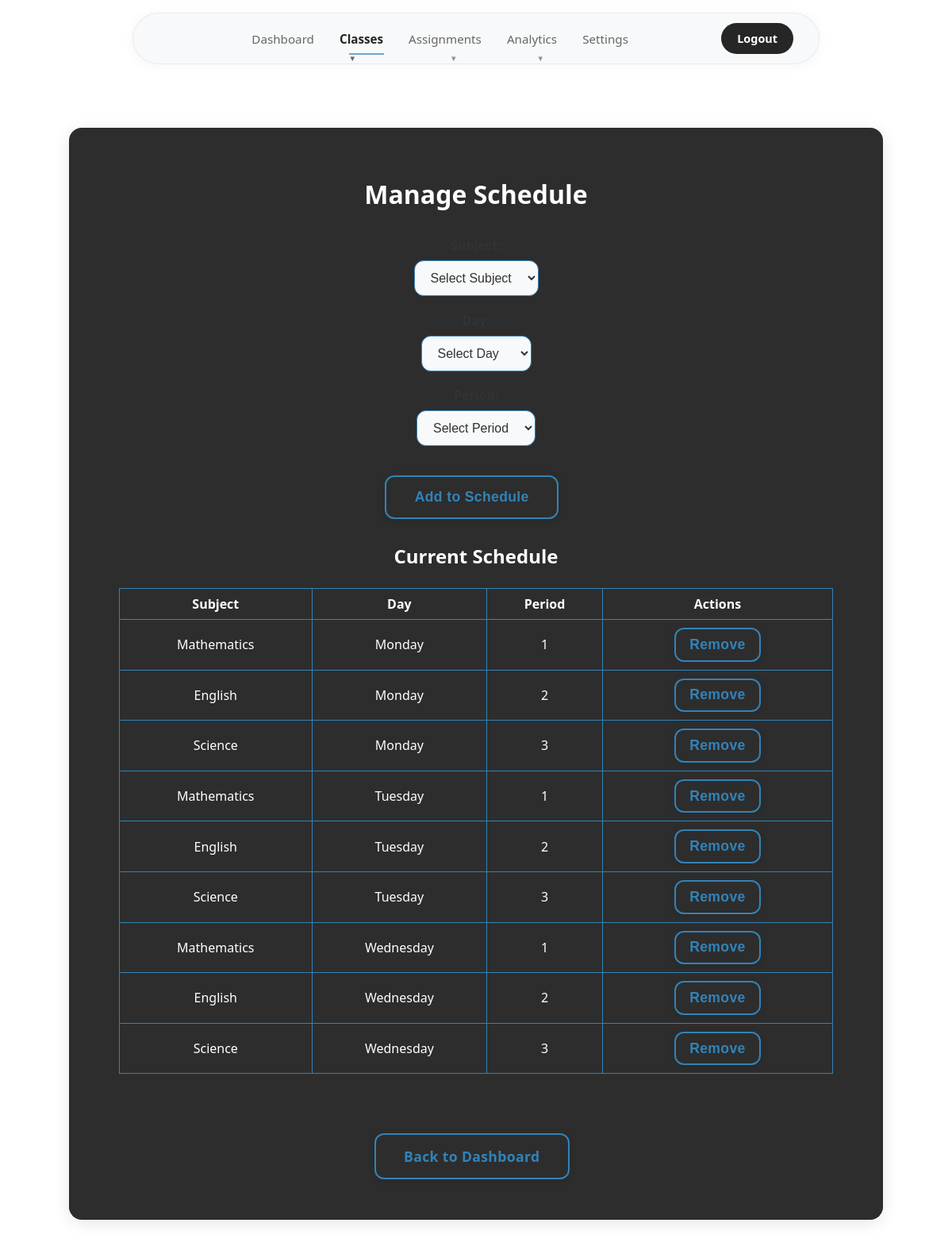
The page /manage_schedule (signed in) on the database its author committed.
### tables this page shows
CREATE TABLE schedule (
    subject_id INTEGER,
    day TEXT,
    period INTEGER,
    week_type TEXT DEFAULT 'both', -- 'A', 'B', or 'both' for alternating weeks
    PRIMARY KEY (subject_id, day, period, week_type)
);

CREATE TABLE subjects (
    id INTEGER PRIMARY KEY,
    name TEXT,
    teacher_id INTEGER REFERENCES users(id),
    teacher_name TEXT
);

### app.py (the view, shortened to what this page needs)
@app.route('/manage_schedule', methods=['GET', 'POST'])
def manage_schedule():
    if not (is_admin() or is_teacher()):
        return redirect(url_for('login'))
    user_id = session['user_id']
    conn = get_db()
    cur = conn.cursor()
    cur.execute('''CREATE TABLE IF NOT EXISTS schedule (
        id INTEGER PRIMARY KEY,
        user_id INTEGER,
        subject_id INTEGER,
        day TEXT,
        period INTEGER,
        FOREIGN KEY (user_id) REFERENCES users(id),
        FOREIGN KEY (subject_id) REFERENCES subjects(id)
    )''')
    conn.commit()
    cur.execute('''SELECT id, name FROM subjects WHERE teacher_id = ?''', (user_id,))
    subjects = cur.fetchall()
    cur.execute('''SELECT schedule.*, subjects.name as subject_name
                   FROM schedule
                   JOIN subjects ON schedule.subject_id = subjects.id
                   WHERE subjects.teacher_id = ?
                   ORDER BY
                     CASE schedule.day
                       WHEN 'Monday' THEN 1
                       WHEN 'Tuesday' THEN 2
                       WHEN 'Wednesday' THEN 3
                       WHEN 'Thursday' THEN 4
                       WHEN 'Friday' THEN 5
                     END,
                     schedule.period''', (user_id,))
    schedule = cur.fetchall()
    return render_template('manage_schedule.html',
                         subjects=subjects,
                         schedule=schedule,
                         days=['Monday', 'Tuesday', 'Wednesday', 'Thursday', 'Friday'],
                         periods=range(1, 9))

### app.py (called while the page is built)
def get_db():
    conn = sqlite3.connect(DATABASE)
    conn.row_factory = sqlite3.Row
    return conn

def is_admin():
    return session.get('role') == 'admin'

def is_teacher():
    return session.get('role') == 'teacher'

### templates/manage_schedule.html (shortened to what this page needs)
<!DOCTYPE html>
<html>
<head>
    <link rel="stylesheet" href="/static/styles.css">
</head>
<body>
    <div class="navbar">
        <div class="navbar-container">
            <div class="navbar-links">
                <a href="/teacher_dashboard" class="nav-link">Dashboard</a>
                <div class="dropdown">
                    <a href="#" class="nav-link dropdown-trigger active">Classes</a>
                </div>
                <div class="dropdown">
                    <a href="#" class="nav-link dropdown-trigger">Assignments</a>
                </div>
                <div class="dropdown">
                    <a href="#" class="nav-link dropdown-trigger">Analytics</a>
                </div>
                <a href="/teacher_settings" class="nav-link">Settings</a>
            </div>
            <div class="navbar-actions">
                <a href="/logout" class="nav-btn">Logout</a>
            </div>
        </div>
    </div>
    <div class="main-content">
    <div class="center-wrapper">
        <div class="dashboard-container card-3d">
            <h1>Manage Schedule</h1>
            <form method="POST" class="form-stack">
                <div>
                    <label for="subject_id">Subject:</label>
                    <select name="subject_id" id="subject_id" required>
                        <option value="" disabled selected>Select Subject</option>
                    </select>
                </div>
                <div>
                    <label for="day">Day:</label>
                    <select name="day" id="day" required>
                        <option value="" disabled selected>Select Day</option>
                    </select>
                </div>
                <div>
                    <label for="period">Period:</label>
                    <select name="period" id="period" required>
                        <option value="" disabled selected>Select Period</option>
                    </select>
                </div>
                <button class="btn-3d" type="submit">Add to Schedule</button>
            </form>
            <div class="table-wrapper">
                <h2>Current Schedule</h2>
                <table>
                    <thead>
                        <tr>
                            <th>Subject</th>
                            <th>Day</th>
                            <th>Period</th>
                            <th>Actions</th>
                        </tr>
                    </thead>
                    <tbody>
                        {% for sched in schedule %}
                        <tr>
                            <td>{{ sched['subject_name'] }}</td>
                            <td>{{ sched['day'] }}</td>
                            <td>{{ sched['period'] }}</td>
                            <td class="table-actions">
                                <form method="POST" style="display: inline;">
                                    <button type="submit" class="btn-3d" onclick="return confirm('Are you sure you want to remove this schedule?')">Remove</button>
                                </form>
                            </td>
                        </tr>
                        {% endfor %}
                    </tbody>
                </table>
            </div>
            <div class="action-buttons">
                <a href="/teacher_dashboard" class="btn-3d">Back to Dashboard</a>
            </div>
        </div>
    </div>
    </div>
</body>
</html>

### static/styles.css (style rules this page uses)
body { background: #ffffff; font-family: 'Segoe UI', 'Arial', sans-serif; color: #262626; margin: 0; padding: 0; min-height: 100vh; }
.main-content { padding-top: 2rem; }
.navbar { background: transparent; backdrop-filter: none; -webkit-backdrop-filter: none; box-shadow: none; padding: 1rem 0; position: sticky; top: 0; left: 0; right: 0; z-index: 1000; margin-bottom: 0; border: none; width: 100%; }
.navbar-container { max-width: 800px; margin: 0 auto; display: flex; justify-content: space-between; align-items: center; padding: 0.75rem 2rem; height: auto; background: rgba(248, 249, 250, 0.9); backdrop-filter: blur(10px); -webkit-backdrop-filter: blur(10px); border-radius: 50px; border: 1px solid rgba(0, 0, 0, 0.06); box-shadow: 0 2px 16px rgba(0, 0, 0, 0.04); }
.navbar-actions { display: flex; align-items: center; gap: 1rem; }
.navbar-links { display: flex; gap: 2rem; align-items: center; justify-content: center; flex: 1; margin: 0; }
.nav-link { color: #666666; text-decoration: none; font-weight: 500; padding: 0.5rem 0; border-radius: 0; transition: all 0.2s ease; position: relative; font-size: 0.95rem; white-space: nowrap; border: none; background: transparent; }
.nav-link.active { color: #262626; background: transparent; box-shadow: none; border: none; transform: none; font-weight: 600; }
.nav-btn { background: #262626; color: #ffffff; text-decoration: none; font-weight: 600; padding: 0.625rem 1.25rem; border-radius: 25px; transition: all 0.2s ease; font-size: 0.9rem; white-space: nowrap; border: none; }
.nav-link.active::after { width: 80%; }
.nav-link::after { content: ''; position: absolute; bottom: -2px; left: 50%; width: 0; height: 2px; background: #3283b8; transition: all 0.3s ease; transform: translateX(-50%); }
.dropdown { position: relative; display: inline-block; }
.nav-link.dropdown-trigger::after { content: '▼'; font-size: 0.6rem; margin-left: 0.375rem; opacity: 0.7; transition: transform 0.2s ease; }
.dashboard-container { padding: 2.5em 2em; background: #262626; border-radius: 16px; max-width: 1200px; box-shadow: 0 4px 20px rgba(0, 0, 0, 0.1); width: 90%; margin: 2em auto; display: flex; flex-direction: column; align-items: center; border: 1px solid rgba(0, 0, 0, 0.05); }
.center-wrapper { display: flex; align-items: center; justify-content: center; min-height: 100vh; }
.card-3d { background: #2d2d2d; border-radius: 16px; box-shadow: 0 4px 20px rgba(0, 0, 0, 0.1); width: 80%; border: 1px solid rgba(0, 0, 0, 0.05); }
h1, h2, h3 { color: #ffffff;; text-align: center; margin-bottom: 1em; text-decoration: none; }
.form-stack { display: flex; flex-direction: column; gap: 1.2em; width: 100%; align-items: center; }
input, select { padding: 0.75em 1em; border-radius: 12px; border: 1.5px solid hsl(204, 57%, 46%); font-size: 1em; background: #f8f9fa; color: #333333; transition: border 0.2s; outline: none; margin-bottom: 0.5em; width: 100%; max-width: 350px; text-decoration: none; }
form[style*="inline"] button { margin: 2px 5px !important; display: inline-block !important; vertical-align: middle !important; padding: 0.5em 1em !important; }
.btn-3d { background: #2d2d2d; color: hsl(204, 57%, 46%); border: 2px solid hsl(204, 57%, 46%); border-radius: 12px; padding: 0.85em 2em; font-size: 1.1em; font-weight: 600; box-shadow: 0 2px 10px rgba(0, 0, 0, 0.1); transition: transform 0.12s, box-shadow 0.12s; cursor: pointer; letter-spacing: 0.02em; margin: 0.6em 0.6em 0.6em 0; display: inline-block; text-align: center; text-decoration: none; }
.action-buttons { margin-top: 2em; text-align: center; }
.table-wrapper { width: 100%; max-width: 900px; overflow-x: auto; margin: 0 auto; }
table { width: 100%; max-width: 900px; border-collapse: collapse; margin: 1em auto 2em; }
th, td { padding: 8px; border: 1px solid #3283b8; text-align: center; text-decoration: none; color:#ffffff; }
.form-stack label { text-align: center; width: 100%; display: block; margin-bottom: 0.5em; color: #333333; font-weight: 600; }
.form-stack input, .form-stack select { margin: 0 auto; display: block; width: 100%; max-width: 350px; }
.form-stack button { align-self: center; margin-top: 1em; }
.dashboard-container { max-width: 1200px; margin: 2em auto; padding: 2.5em 2em; }

### rows shown on the page
schedule: subject_name "Mathematics", day "Monday", period "1"
schedule: subject_name "English", day "Monday", period "2"
schedule: subject_name "Science", day "Monday", period "3"
schedule: subject_name "Mathematics", day "Tuesday", period "1"
schedule: subject_name "English", day "Tuesday", period "2"
schedule: subject_name "Science", day "Tuesday", period "3"
schedule: subject_name "Mathematics", day "Wednesday", period "1"
schedule: subject_name "English", day "Wednesday", period "2"
schedule: subject_name "Science", day "Wednesday", period "3"
